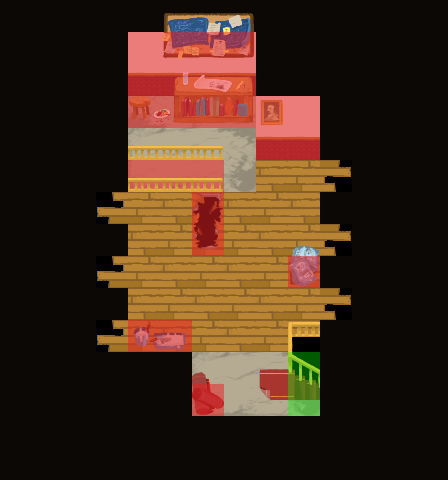

Rendered tile map (Tiled .tmx) drawn with the repository's tilesets; below, a short description and the map source with its tile grids summarised:
An orthogonal 14x15 tile map with 32x32 px tiles, 7 tile layers (backgroundLayer, blockedLayer, detailLayer1, transBlockedLayer, ...) and 11 objects.

<map version="1.0" orientation="orthogonal" renderorder="right-down" width="14" height="15" tilewidth="32" tileheight="32" nextobjectid="239">
 <tileset firstgid="1" name="tiles-lvl3-3-32x32" tilewidth="32" tileheight="32">
  <image source="../img/tiles-lvl3-3-32x32.png" width="256" height="224" />
  <tile id="45">
   <properties>
    <property name="type" value="pot3_3" />
   </properties>
  </tile>
  <tile id="46">
   <properties>
    <property name="type" value="pot-3-3-heavy" />
   </properties>
  </tile>
 </tileset>
 <layer name="backgroundLayer" width="14" height="15">
  <data>[210 cells, 64 non-empty, 14 distinct tile ids]</data>
 </layer>
 <layer name="blockedLayer" width="14" height="15">
  <data>[210 cells, 141 non-empty, 1 distinct tile ids]</data>
 </layer>
 <layer name="detailLayer1" width="14" height="15">
  <data>[210 cells, 31 non-empty, 26 distinct tile ids]</data>
 </layer>
 <layer name="transBlockedLayer" width="14" height="15">
  <data>[210 cells, 23 non-empty, 1 distinct tile ids]</data>
 </layer>
 <objectgroup name="objectsLayer">
  <object id="213" gid="46" x="128" y="288" width="32" height="32">
   <properties>
    <property name="type" value="pot3_3" />
   </properties>
  </object>
  <object id="214" gid="47" x="160" y="224" width="32" height="32">
   <properties>
    <property name="type" value="pot3-3-heavy" />
   </properties>
  </object>
  <object id="229" gid="46" x="288" y="192" width="32" height="32">
   <properties>
    <property name="type" value="pot3_3" />
   </properties>
  </object>
  <object id="230" gid="46" x="256" y="192" width="32" height="32">
   <properties>
    <property name="type" value="pot3_3" />
   </properties>
  </object>
  <object id="231" gid="46" x="288" y="224" width="32" height="32">
   <properties>
    <property name="type" value="pot3_3" />
   </properties>
  </object>
  <object id="232" gid="46" x="288" y="320" width="32" height="32">
   <properties>
    <property name="type" value="pot3_3" />
   </properties>
  </object>
  <object id="233" gid="46" x="256" y="320" width="32" height="32">
   <properties>
    <property name="type" value="pot3_3" />
   </properties>
  </object>
  <object id="234" gid="46" x="224" y="224" width="32" height="32">
   <properties>
    <property name="type" value="pot3_3" />
   </properties>
  </object>
  <object id="235" gid="52" x="256" y="384" width="32" height="32">
   <properties>
    <property name="type" value="playerStart" />
   </properties>
  </object>
  <object id="237" gid="47" x="192" y="192" width="32" height="32">
   <properties>
    <property name="type" value="pot3-3-heavy" />
   </properties>
  </object>
  <object id="238" gid="47" x="160" y="192" width="32" height="32">
   <properties>
    <property name="type" value="pot3-3-heavy" />
   </properties>
  </object>
 </objectgroup>
 <layer name="detailLayer3_overChar" width="14" height="15">
  <data>[210 cells, 8 non-empty, 5 distinct tile ids]</data>
 </layer>
 <layer name="triggerLayer" width="14" height="15">
  <data>[210 cells, 2 non-empty, 1 distinct tile ids]</data>
 </layer>
 <layer name="levelExitLayer" width="14" height="15" opacity="0.36">
  <data>[210 cells, 2 non-empty, 1 distinct tile ids]</data>
 </layer>
</map>
